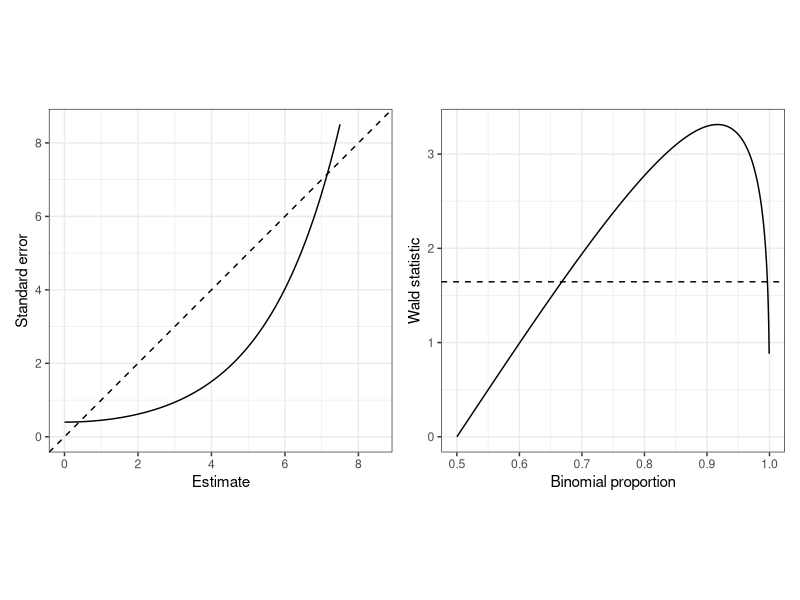

Recreate this plot in R.
## ---- chunk 1
#| label: fig-hauck-donner
#| fig.cap: "The Hauck-Donner effect: The Wald statistic for testing $H_0: \\pi = 0.5$ within the model $my \\sim \\text{Bin}(m, \\pi)$ decreases as the proportion $y$ approaches 1. Here, $m = 25$."
library(ggplot2)
library(tibble)
library(patchwork)

m <- 25
data <- tibble(y = 1-exp(seq(-7.5, log(0.5), length.out = 1000)),
       estimate = log(y/(1-y)),
       se = sqrt(1/(m * y * (1-y))),
       test_stat = estimate / se)

p1 <- data |>
  ggplot(aes(x = estimate, y = se)) +
  geom_line() +
  geom_abline(linetype = "dashed") +
  coord_equal(xlim = c(0, 8.5), ylim = c(0, 8.5)) +
  labs(x = "Estimate",
       y = "Standard error") +
  theme_bw()

p2 <- data |>
  ggplot(aes(x = y, y = test_stat)) +
  geom_line() +
  geom_hline(yintercept = qnorm(p = 0.95), linetype = "dashed") +
  labs(x = "Binomial proportion",
       y = "Wald statistic") +
  theme_bw()

p1 + p2
